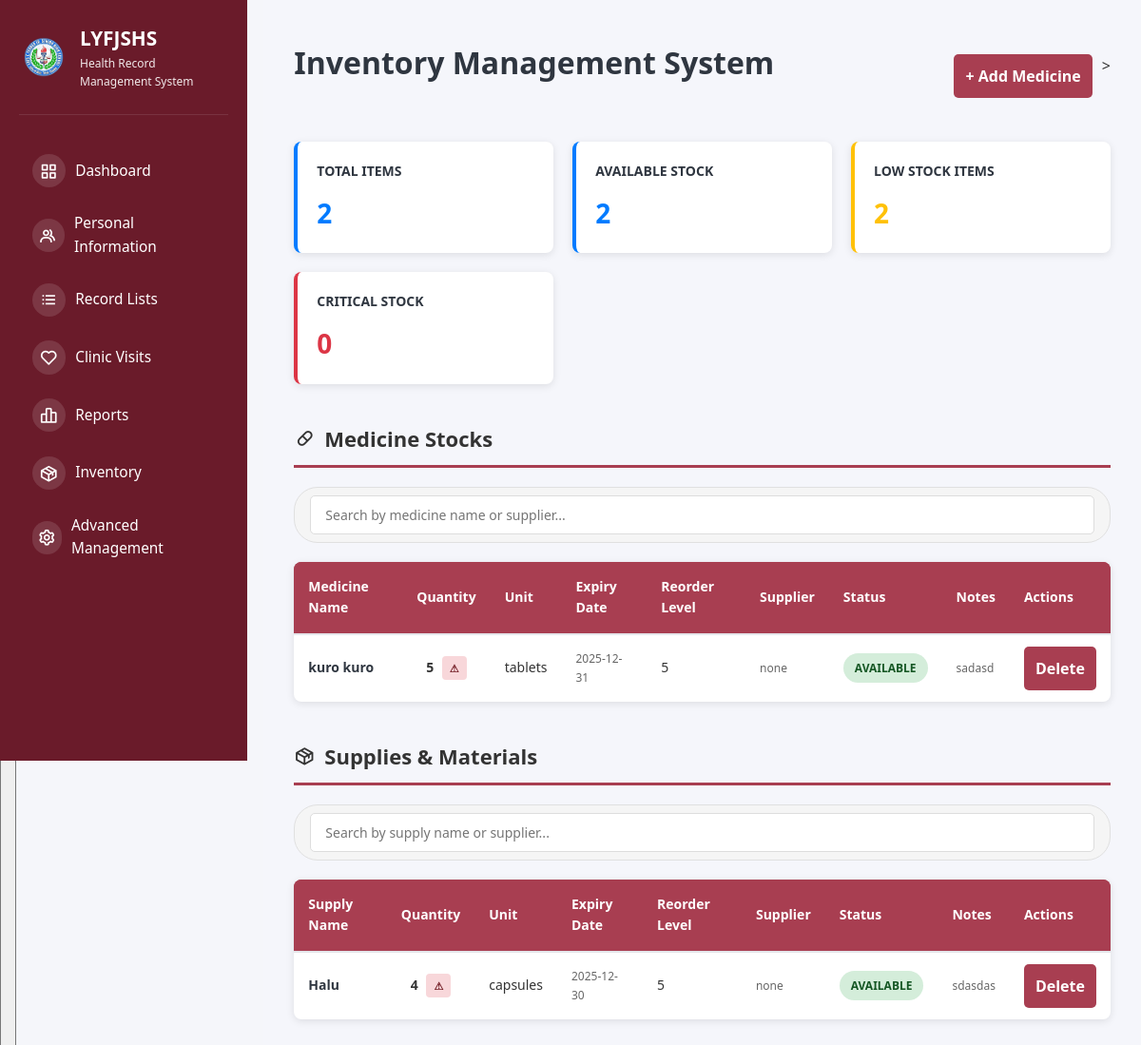
Screenshot of /inventory (signed in) with the database file from the repository.
### tables this page shows
CREATE TABLE inventory (
            id INTEGER PRIMARY KEY AUTOINCREMENT,
            item_name TEXT NOT NULL,
            category TEXT,
            quantity INTEGER DEFAULT 0,
            unit TEXT,
            status TEXT DEFAULT 'available',
            expiry_date DATE,
            reorder_level INTEGER DEFAULT 5,
            supplier TEXT,
            notes TEXT,
            last_updated TIMESTAMP DEFAULT CURRENT_TIMESTAMP
        );

### src/app.py (the view)
@app.route("/inventory")
def inventory():
    if not session.get("logged_in"):
        return redirect(url_for("login"))
    db = get_db_connection()
    if not db:
        flash("Database connection error.", "danger")
        return redirect(url_for("dashboard"))
    try:
        cursor = db.cursor()
        cursor.execute("SELECT role FROM users WHERE id = ?", (session.get("user_id"),))
        user = cursor.fetchone()
        if user and safe_row_get(user, 'role') == 'class_advisor':
            db.close()
            flash("You don't have permission to access inventory.", "danger")
            return redirect(url_for("dashboard"))
        cursor.execute("SELECT * FROM inventory ORDER BY category, item_name")
        inventory_items = cursor.fetchall()
        db.close()
        response = render_template("admin/inventory.html", inventory=inventory_items)
        resp = Response(response)
        resp.headers['Cache-Control'] = 'no-store, no-cache, must-revalidate, max-age=0'
        resp.headers['Pragma'] = 'no-cache'
        resp.headers['Expires'] = '0'
        return resp
    except sqlite3.Error as e:
        flash(f"Error loading inventory: {str(e)}", "danger")
        if db:
            db.close()
        return redirect(url_for("dashboard"))

### src/app.py (called while the page is built)
@app.before_request
def check_user_status():
    if session.get("logged_in"):
        if request.endpoint in ['login', 'logout', 'register', 'pending_approval', 'static']:
            return
        if session.get("role") == "pending":
            return redirect(url_for("pending_approval"))
        db = get_db_connection()
        if db:
            try:
                cursor = db.cursor()
                cursor.execute("SELECT is_active FROM users WHERE id = ?", (session.get("user_id"),))
                user = cursor.fetchone()
                db.close()
                if not user or not safe_row_get(user, 'is_active', 1):
                    session.clear()
                    flash("Your account has been disabled. Please contact the administrator.", "danger")
                    return redirect(url_for("login"))
            except sqlite3.Error:
                db.close()

@app.context_processor
def inject_user():
    user = None
    if session.get("logged_in"):
        db = get_db_connection()
        if db:
            try:
                cursor = db.cursor()
                cursor.execute("SELECT * FROM users WHERE id = ?", (session.get("user_id"),))
                user = cursor.fetchone()
                db.close()
            except sqlite3.Error:
                pass
    return {'current_user': user, 'max': max, 'min': min, 'range': range}

def get_db_connection():
    try:
        conn = sqlite3.connect(DATABASE)
        conn.row_factory = sqlite3.Row  # This enables column access by name
        return conn
    except sqlite3.Error as e:
        logger.error(f"Database connection error: {e}")
        return None

def safe_row_get(row, key, default=None):
    if row is None:
        return default
    try:
        return row[key]
    except (IndexError, KeyError):
        return default

### templates/admin/inventory.html (shortened to what this page needs)
{% extends "shared/base.html" %} {% block extra_css %}
<link
  rel="stylesheet"
  href="{{ url_for('static', filename='css/student_list.css') }}"
/>
{% endblock %} {% block content %}
<div class="inventory-header">
  <h1>Inventory Management System</h1>
  <div class="button-group">
    <button onclick="openAddMedicineModal()" class="btn">+ Add Medicine</button>
    >
  </div>
</div>
<div class="summary-cards">
  <div class="summary-card">
    <h3>Total Items</h3>
    <div class="count">0</div>
  </div>
  <div class="summary-card">
    <h3>Available Stock</h3>
    <div class="count">0</div>
  </div>
  <div class="summary-card warning">
    <h3>Low Stock Items</h3>
    <div class="count">0</div>
  </div>
  <div class="summary-card danger">
    <h3>Critical Stock</h3>
    <div class="count">0</div>
  </div>
</div>
<h2 class="section-title"><i class="bx bx-capsule"></i>Medicine Stocks</h2>
<div class="search-container">
  <div class="search-input-group">
    <input
      type="text"
      id="medicineSearch"
      class="search-input"
      placeholder="Search by medicine name or supplier..."
      onkeyup="filterMedicineTable()"
    />
  </div>
</div>
<table id="medicineTable" class="inventory-table">
  <thead>
    <tr>
      <th>Medicine Name</th>
      <th>Quantity</th>
      <th>Unit</th>
      <th>Expiry Date</th>
      <th>Reorder Level</th>
      <th>Supplier</th>
      <th>Status</th>
      <th>Notes</th>
      <th>Actions</th>
    </tr>
  </thead>
  <tbody>
    {% set medicines = inventory|selectattr('category', 'equalto',
    'Medicine')|list %} {% if medicines %} {% for item in medicines %}
    <tr>
      <td class="item-name">{{ item['item_name'] }}</td>
      <td class="quantity-cell">
        {{ item['quantity'] }} {% if item['quantity'] > item['reorder_level'] *
        2 %}
        <span class="quantity-badge quantity-high">✓</span>
        {% elif item['quantity'] > item['reorder_level'] %}
        <span class="quantity-badge quantity-medium">⚠</span>
        {% else %}
        <span class="quantity-badge quantity-low">⚠</span>
        {% endif %}
      </td>
      <td>{{ item['unit'] }}</td>
      <td class="expiry-date">
        {% if item['expiry_date'] %} {% if item['expiry_date'] < '2025-03-01' %}
        <span class="expiry-soon">{{ item['expiry_date'] }}</span>
        {% else %} {{ item['expiry_date'] }} {% endif %} {% else %} N/A {% endif
        %}
      </td>
      <td>{{ item['reorder_level'] }}</td>
      <td class="supplier-info">{{ item['supplier'] }}</td>
      <td>
        <span
          class="status-badge {% if item['status']=='available' %}status-available{% else %}status-unavailable{% endif %}"
        >
          {{ item['status']|upper }}
        </span>
      </td>
      <td class="notes-cell">{{ item['notes'] }}</td>
      <td class="action-cell">
        <button
          type="button"
          class="btn btn-sm btn-danger delete-btn"
          data-type="medicine"
          data-id="{{ item['id'] }}"
          data-name="{{ item['item_name'] }}"
        >
          Delete
        </button>
      </td>
    </tr>
    {% endfor %} {% else %}
    <tr>
      <td colspan="9" class="empty-state">
        <p>No medicine items in inventory</p>
      </td>
    </tr>
    {% endif %}
  </tbody>
</table>
{% set medicine_count = inventory|selectattr('category', 'equalto',
'Medicine')|list|length %}
<h2 class="section-title"><i class="bx bx-package"></i>Supplies & Materials</h2>
<div class="search-container">
  <div class="search-input-group">
    <input
      type="text"
      id="supplySearch"
      class="search-input"
      placeholder="Search by supply name or supplier..."
      onkeyup="filterSupplyTable()"
    />
  </div>
</div>
<table id="supplyTable" class="inventory-table">
  <thead>
    <tr>
      <th>Supply Name</th>
      <th>Quantity</th>
      <th>Unit</th>
      <th>Expiry Date</th>
      <th>Reorder Level</th>
      <th>Supplier</th>
      <th>Status</th>
      <th>Notes</th>
      <th>Actions</th>
    </tr>
  </thead>
  <tbody>
    {% set supplies = inventory|selectattr('category', 'equalto',
    'Supplies')|list %} {% if supplies %} {% for item in supplies %}
    <tr>
      <td class="item-name">{{ item['item_name'] }}</td>
      <td class="quantity-cell">
        {{ item['quantity'] }} {% if item['quantity'] > item['reorder_level'] *
        2 %}
        <span class="quantity-badge quantity-high">✓</span>
        {% elif item['quantity'] > item['reorder_level'] %}
        <span class="quantity-badge quantity-medium">⚠</span>
        {% else %}
        <span class="quantity-badge quantity-low">⚠</span>
        {% endif %}
      </td>
      <td>{{ item['unit'] }}</td>
      <td class="expiry-date">
        {% if item['expiry_date'] %} {% if item['expiry_date'] < '2025-03-01' %}
        <span class="expiry-soon">{{ item['expiry_date'] }}</span>
        {% else %} {{ item['expiry_date'] }} {% endif %} {% else %} N/A {% endif
        %}
      </td>
      <td>{{ item['reorder_level'] }}</td>
      <td class="supplier-info">{{ item['supplier'] }}</td>
      <td>
        <span
          class="status-badge {% if item['status']=='available' %}status-available{% else %}status-unavailable{% endif %}"
        >
          {{ item['status']|upper }}
        </span>
      </td>
      <td class="notes-cell">{{ item['notes'] }}</td>
      <td class="action-cell">
        <button
          type="button"
          class="btn btn-sm btn-danger delete-btn"
          data-type="supply"
          data-id="{{ item['id'] }}"
          data-name="{{ item['item_name'] }}"
        >
          Delete
        </button>
      </td>
    </tr>
    {% endfor %} {% else %}
    <tr>
      <td colspan="9" class="empty-state">
        <p>No supplies in inventory</p>
      </td>
    </tr>
    {% endif %}
  </tbody>
</table>
{% set supply_count = inventory|selectattr('category', 'equalto',
'Supplies')|list|length %}
{% endblock %}

### static/css/dashboard.css (style rules this page uses)
* { margin: 0; padding: 0; box-sizing: border-box; }
:root { --primary-color: #2bb0a1; --secondary-color: #8b2340; --danger-color: #dc2626; --success-color: #16a34a; --warning-color: #ea580c; --light-bg: #f8fafc; --white: #ffffff; --text-dark: #1f2937; --text-light: #6b7280; --border-color: #e5e7eb; --shadow: 0 1px 3px rgba(0, 0, 0, 0.1); --shadow-lg: 0 10px 15px -3px rgba(0, 0, 0, 0.1); }
body { font-family: -apple-system, BlinkMacSystemFont, "Segoe UI", Roboto, Oxygen, Ubuntu, Cantarell, sans-serif; background-color: var(--light-bg); color: var(--text-dark); line-height: 1.6; }
html, body { height: 100%; font-family: system-ui, -apple-system, BlinkMacSystemFont, "Segoe UI", Roboto, sans-serif; }
body { background: #f5f6fb; color: #111827; }
.main-content h1 { font-size: 2.2rem; margin-bottom: 1.75rem; color: #111827; font-weight: 700; }
table { width: 100%; border-collapse: collapse; font-size: 14px; }
table thead { background-color: #a83e51; border-bottom: 2px solid var(--border-color); }
table th { padding: 15px; text-align: left; font-weight: 600; color: white; }
table td { padding: 15px; border-bottom: 1px solid var(--border-color); }

### static/css/header.css (style rules this page uses)
.search-container { position: relative; display: flex; align-items: center; background: #f5f5f5; border: 1px solid #e0e0e0; border-radius: 25px; padding: 0.5rem 1rem; transition: all 0.3s ease; }

### static/css/student_list.css (style rules this page uses)
* { margin: 0; padding: 0; box-sizing: border-box; font-family: "Segoe UI", Tahoma, Geneva, Verdana, sans-serif; }
body { background-color: #f5f6fa; color: #333; }
button.btn { padding: 12px; background-color: #a83e51; color: #fff; border: none; border-radius: 5px; cursor: pointer; font-size: 1rem; transition: background 0.2s; }

### rows the page displays
inventory: item_name "kuro kuro", quantity "5", unit "tablets", expiry_date "2025-12-31", reorder_level "5", supplier "none", status "AVAILABLE", notes "sadasd"
inventory: item_name "Halu", quantity "4", unit "capsules", expiry_date "2025-12-30", reorder_level "5", supplier "none", status "AVAILABLE", notes "sdasdas"
